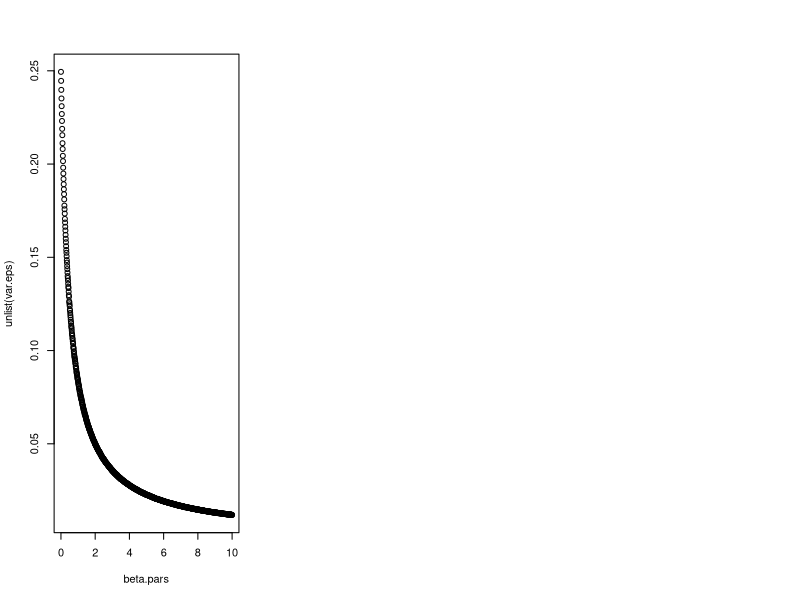

This chart was generated by the following R code: (Note: this script raises an error after producing the figure.)
################################
################################
#	notes on beta-distributed epsilon
################################
################################


beta.pars <- seq(1e-3,10,length.out=1000)
n.loci <- 1e5
eps <- lapply(beta.pars,function(x){
				rbeta(n.loci,x,x)
				})
				
var.eps <- lapply(eps,function(x){var(x)})
binVar <- lapply(eps,function(x){mean(x*(1-x))})

par(mfrow=c(1,3))
plot(beta.pars,unlist(var.eps))
	points(beta.pars,beta.var(beta.pars),col="red",pch=20)
	points(beta.pars,beta.var2(beta.pars),col="green",pch=20)
plot(beta.pars,unlist(binVar))
	points(beta.pars,0.25-beta.var(beta.pars),col="blue",pch=20)
plot(unlist(var.eps),unlist(binVar))

beta.var <- function(a){
	beta.var <- (a^2)/((2*a)^2*(2*a+1))
	return(beta.var)
}

beta.var2 <- function(a){
	beta.var <- 1/(8*a+4)
	return(beta.var)
}

# mean(x*(1-x)) == mean(x - x^2) == mean(x) - mean(x^2)
# ==mean(x) -(Var(x) + mean(x)*mean(x))
# 0.5 - (Var(x) + 0.25)

